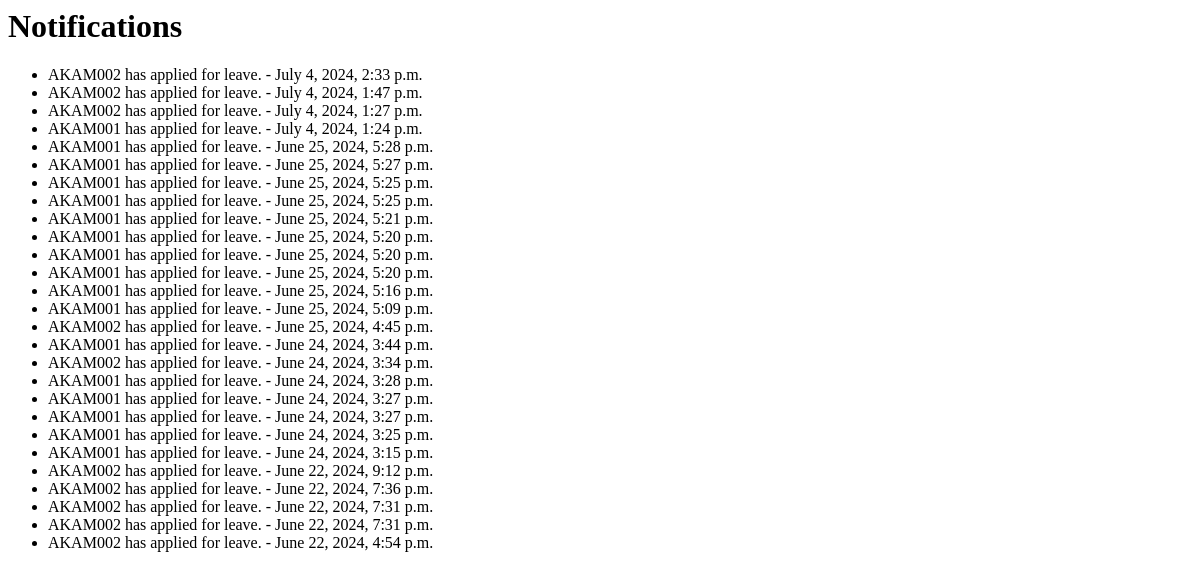
The page /notification/ (signed in) on the database as committed earlier.
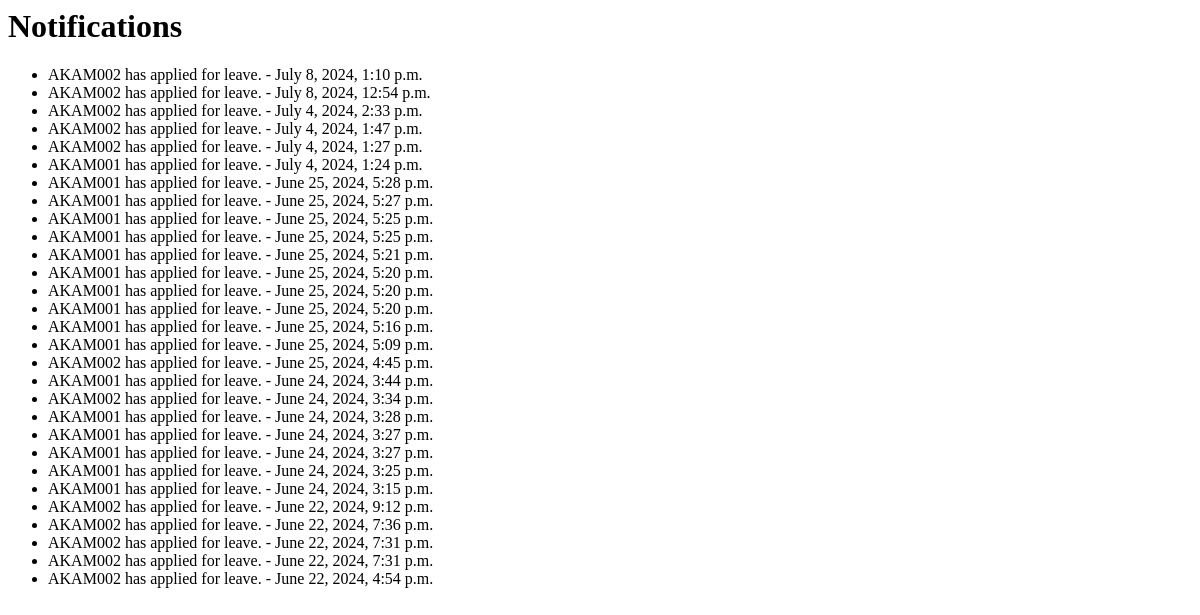
The same page on the database as committed later.
### notification/models.py (models this page shows, shortened)
class Notification(models.Model):
    recipient = models.ForeignKey(User, on_delete=models.CASCADE)
    message = models.TextField()
    is_read = models.BooleanField(default=False)
    timestamp = models.DateTimeField(auto_now_add=True)

### notification/views.py (the view)
# urls.py: path('', views.view_notifications, name='view_notifications'),
@login_required
def view_notifications(request):
    user_notifications = Notification.objects.filter(recipient=request.user).order_by('-timestamp')
    return render(request, 'notifications/view_notifications.html', {'user_notifications': user_notifications})

### notification/templates/notifications/view_notifications.html
  <h1>Notifications</h1>
  <ul>
    {% for notification in user_notifications %}
      <li>{{ notification.message }} - {{ notification.timestamp }}</li>
    {% empty %}
      <li>No notifications.</li>
    {% endfor %}
  </ul>

Rows that differ between the two databases and show on the page:
added Notification: message "AKAM002 has applied for leave.", timestamp "July 8, 2024, 1:10 p.m."
added Notification: message "AKAM002 has applied for leave.", timestamp "July 8, 2024, 12:54 p.m."
